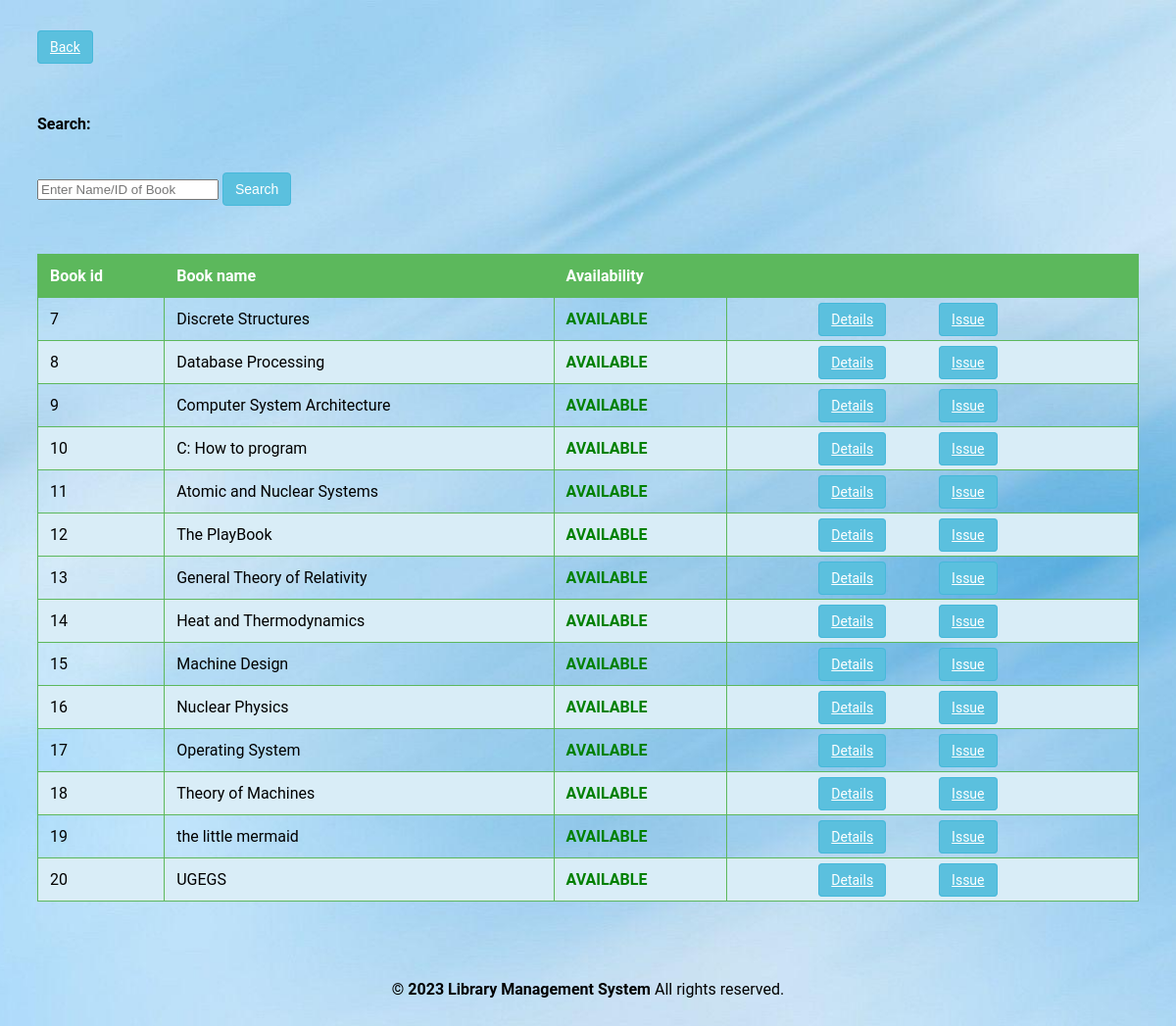
/student/book.php (signed in), run on the app's committed database.
### tables this page shows
CREATE TABLE `book` (
  `BookId` int(10) NOT NULL,
  `Title` varchar(50) DEFAULT NULL,
  `Publisher` varchar(50) DEFAULT NULL,
  `Year` varchar(50) DEFAULT NULL,
  `Availability` int(5) DEFAULT NULL
);

### student/book.php (the view, shortened to what this page needs)
<?php
require('dbconn.php');
?>
<?php
if ($_SESSION['RollNo']) {
    ?>
<!DOCTYPE html>
<html lang="en">
    <head>
        <a href="javascript:history.back()" class="btn btn-secondary">Back</a>
    </head>
    <body>
     <div class="span9">
                        <form class="form-horizontal row-fluid" action="book.php" method="post">
                                        <div class="control-group">
                                            <label class="control-label" for="Search"><b>Search:</b></label>
                                            <div class="controls">
                                                <input type="text" id="title" name="title" placeholder="Enter Name/ID of Book" class="span8" required>
                                                <button type="submit" name="submit"class="btn">Search</button>
                                            </div>
                                        </div>
                                    </form>
                                    <br>
                                    <?php
                                    if(isset($_POST['submit']))
                                        {$s=$_POST['title'];
                                            $sql="SELECT * FROM LMS.book WHERE BookId='$s' OR Title LIKE '%$s%' ORDER BY BookId ASC";
                                        }
                                    else
                                        $sql="SELECT * FROM LMS.book ORDER BY BookId ASC";
                                    $result=$conn->query($sql);
                                    $rowcount=mysqli_num_rows($result);
                                    if(!($rowcount))
                                        echo "<br><center><h2><b><i>No Results</i></b></h2></center>";
                                    else
                                    {
                                    ?>
                        <table class="table" id = "tables">
                                  <thead>
                                    <tr>
                                      <th>Book id</th>
                                      <th>Book name</th>
                                      <th>Availability</th>
                                      <th></th>
                                    </tr>
                                  </thead>
                                  <tbody>
                                    <?php
                            while($row=$result->fetch_assoc())
                            {
                                $bookid=$row['BookId'];
                                $name=$row['Title'];
                                $avail=$row['Availability'];
                            ?>
                                    <tr>
                                      <td><?php echo $bookid ?></td>
                                      <td><?php echo $name ?></td>
                                      <td><b><?php
                                           if($avail > 0)
                                              echo "<font color=\"green\">AVAILABLE</font>";
                                            else
                                            	echo "<font color=\"red\">NOT AVAILABLE</font>";
                                                 ?>
                                                 </b></td>
                                      <td><center><a href="bookdetails.php?id=<?php echo $bookid; ?>" class="btn btn-primary">Details</a>
                                      	<?php
                                      	if($avail > 0)
                                      		echo "<a href=\"issue_request.php?id=".$bookid."\" class=\"btn btn-success\">Issue</a>";
                                        ?>
                                        </center></td>
                                    </tr>
                               <?php }} ?>
                               </tbody>
                                </table>
                            </div>
<div class="footer">
            <div class="container">
                <b class="copyright">&copy; 2023 Library Management System </b>All rights reserved.
            </div>
        </div>
    </body>
</html>
<?php }
else {
    echo "<script type='text/javascript'>alert('Access Denied!!!')</script>";
} ?>

### student/book.php (style rules this page uses)
body { font-family: 'Roboto', sans-serif; background: url('images/book.jpg') no-repeat; background-size: cover; background-position: center; padding:30px; }
.table { width: 100%; border-collapse: collapse; margin-top: 2px; overflow-x: auto; margin-top:30px; }
.table th, .table td { border: 1px solid #5cb85c; padding: 12px; text-align: left; }
.table th { background-color: #5cb85c; color: #fff; }
.table tbody tr:nth-child(even) { background-color: #d9edf7; }
.btn { padding: 8px 12px; font-size: 14px; cursor: pointer; background-color: #5bc0de; color: #fff; border: 1px solid #46b8da; border-radius: 4px; margin-right:50px; margin-top:40px; }
.footer { text-align: center; padding: 30px; color: #black; }
.span9 { margin-top:60px; margin-bottom:50px; }
.control-label { margin-top:100px; margin-bottom:500px; }

### data on the page
book: BookId "7", Title "Discrete Structures", Availability "AVAILABLE"
book: BookId "8", Title "Database Processing", Availability "AVAILABLE"
book: BookId "9", Title "Computer System Architecture", Availability "AVAILABLE"
book: BookId "10", Title "C: How to program", Availability "AVAILABLE"
book: BookId "11", Title "Atomic and Nuclear Systems", Availability "AVAILABLE"
book: BookId "12", Title "The PlayBook", Availability "AVAILABLE"
book: BookId "13", Title "General Theory of Relativity", Availability "AVAILABLE"
book: BookId "14", Title "Heat and Thermodynamics", Availability "AVAILABLE"
book: BookId "15", Title "Machine Design", Availability "AVAILABLE"
book: BookId "16", Title "Nuclear Physics", Availability "AVAILABLE"
book: BookId "17", Title "Operating System", Availability "AVAILABLE"
book: BookId "18", Title "Theory of Machines", Availability "AVAILABLE"
book: BookId "19", Title "the little mermaid", Availability "AVAILABLE"
book: BookId "20", Title "UGEGS", Availability "AVAILABLE"
